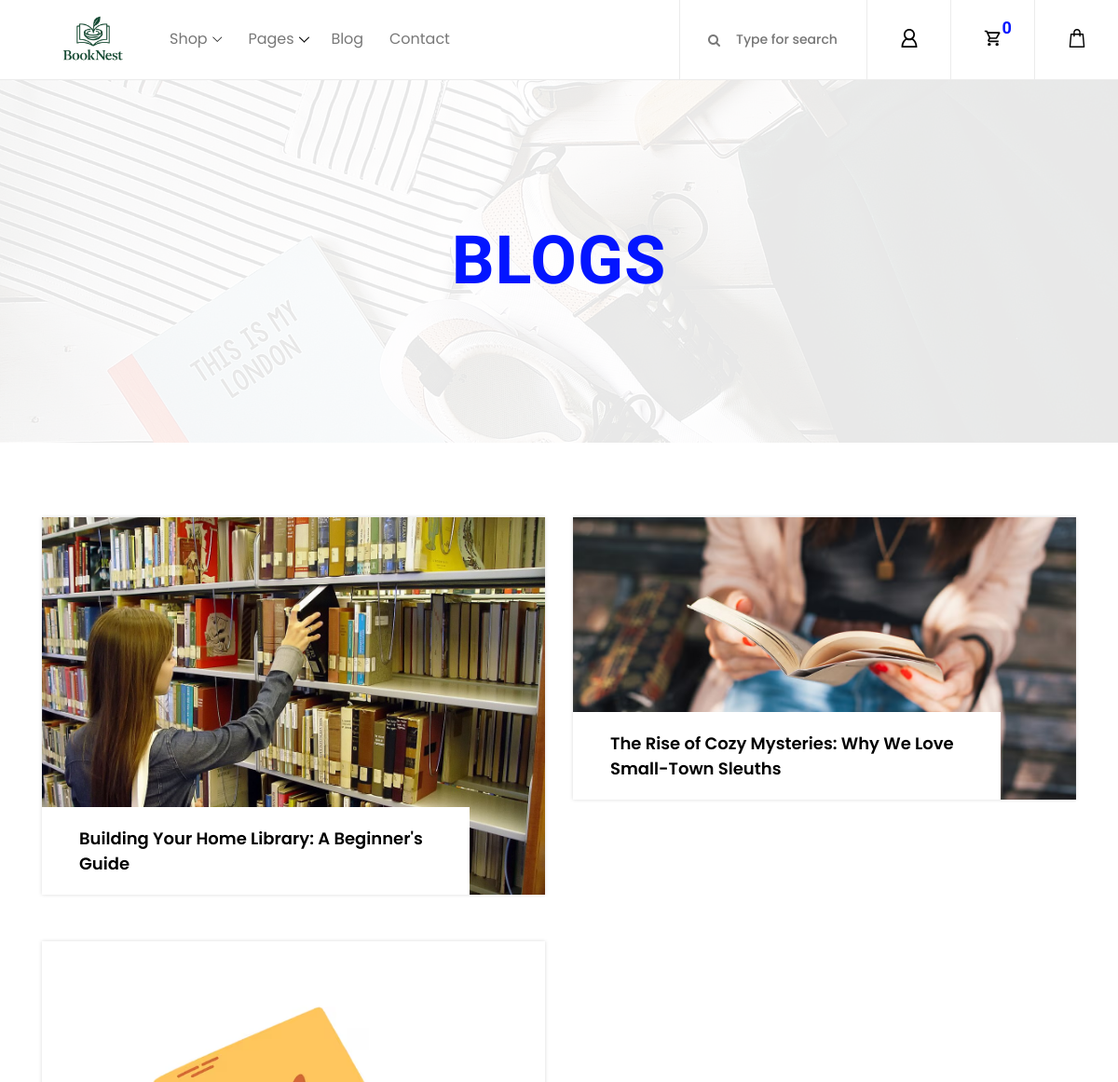
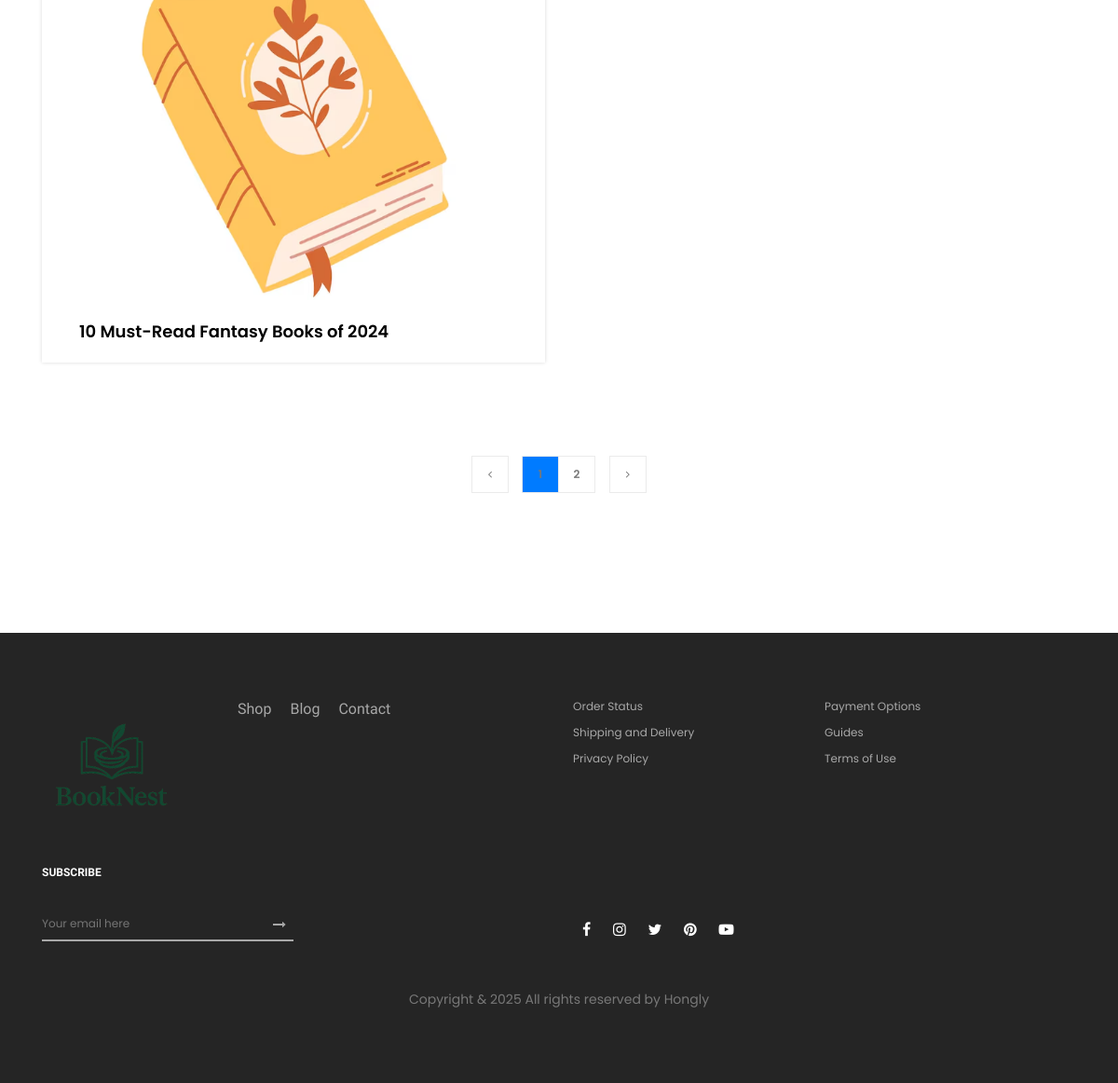
Screenshot of /blog/ with the database file from the repository (2 pictures, top to bottom).
### myapp/models.py (models this page shows, shortened)
class Blog(models.Model):
    blogID = models.AutoField(primary_key=True)
    blogName = models.CharField(max_length=200, null=True)
    blogTitle = models.CharField(max_length=200, null=True)
    blogDescription = RichTextUploadingField(null=True)
    blogImage = models.ImageField(upload_to='images/Blogs/',null=True,blank=True)
    addedDate = models.DateTimeField(auto_now_add=True, null=True)

### myapp/views.py (the view)
# urls.py: path('blog/', views.blog, name='blog'),
def blog(request):
    DTBlog = Blog.objects.all().order_by('-addedDate')
    paginator = Paginator(DTBlog, 3)
    page_number = request.GET.get('page')
    page_obj = paginator.get_page(page_number)
    context = {
        'DTBlog': page_obj,
        'page_obj': page_obj,
    }
    return render(request, 'myapp/blog.html', context)

### myapp/context_processors.py (called while the page is built)
def fiction_genres(request):
    DTFictionGenre = Genre.objects.filter(categoryId = 1)
    return {
        'DTFictionGenre': DTFictionGenre,
    }

def non_fiction_genres(request):
    DTNonFictionGenre = Genre.objects.filter(categoryId = 2)
    return {
            'DTNonFictionGenre': DTNonFictionGenre,
    }

def technology_genres(request):
    DTTechnologyGenre = Genre.objects.filter(categoryId = 3)
    return {
        'DTTechnologyGenre': DTTechnologyGenre,
    }

### myapp/templates/myapp/blog.html (shortened to what this page needs)
{% load static %}
<!DOCTYPE html>
<html lang="en">
<head>
    {% include 'Components/csslinks.html' %}
</head>
<body>
    <header class="header_area">
        {% include 'Components/navbar.html' %}
    </header>
    <div class="breadcumb_area breadcumb-style-two bg-img" style="background-image: url(static/img/bg-img/breadcumb2.jpg);">
        <div class="container h-100">
            <div class="row h-100 align-items-center">
                <div class="col-12">
                    <div class="page-title text-center">
                        <h2>Blogs</h2>
                    </div>
                </div>
            </div>
        </div>
    </div>
    <div class="blog-wrapper section-padding-80">
        {% include 'Components/Blog/blogBlogWrapper.html' %}
    </div>
    <footer class="footer_area clearfix">
        {% include 'Components/footer.html' %}
    </footer>
</body>
</html>

### myapp/templates/Components/Blog/blogBlogWrapper.html (shortened to what this page needs)
{% load static %}
<div class="container">
    <div class="row">
        {% for DTBlog in DTBlog %}
        <div class="col-12 col-lg-6">
            <div class="single-blog-area mb-50">
                <img src="{{ DTBlog.blogImage.url }}" alt="">
                <div class="post-title">
                    <a href="#" style="color: black">{{ DTBlog.blogTitle }}</a>
                </div>
            </div>
        </div>
        {% empty %}
        <div class="col-12">
            <p class="text-center">No blog posts available.</p>
        </div>
        {% endfor %}
    </div>
    {% if page_obj.has_other_pages %}
    <div class="row">
        <div class="col-12">
            <nav aria-label="Blog pagination">
                <ul class="pagination justify-content-center mt-50 mb-70">
                    {% if page_obj.has_previous %}
                        <li class="page-item">
                            <a class="page-link" href="?page={{ page_obj.previous_page_number }}">
                                <i class="fa fa-angle-left"></i>
                            </a>
                        </li>
                    {% else %}
                        <li class="page-item disabled">
                            <span class="page-link"><i class="fa fa-angle-left"></i></span>
                        </li>
                    {% endif %}
                    {% for num in page_obj.paginator.page_range %}
                        {% if page_obj.number == num %}
                            <li class="page-item active">
                                <span class="page-link">{{ num }}</span>
                            </li>
                        {% elif num > page_obj.number|add:'-3' and num < page_obj.number|add:'3' %}
                            <li class="page-item">
                                <a class="page-link" href="?page={{ num }}">{{ num }}</a>
                            </li>
                        {% endif %}
                    {% endfor %}
                    {% if page_obj.has_next %}
                        <li class="page-item">
                            <a class="page-link" href="?page={{ page_obj.next_page_number }}">
                                <i class="fa fa-angle-right"></i>
                            </a>
                        </li>
                    {% else %}
                        <li class="page-item disabled">
                            <span class="page-link"><i class="fa fa-angle-right"></i></span>
                        </li>
                    {% endif %}
                </ul>
            </nav>
        </div>
    </div>
    {% endif %}
</div>

### static/css/core-style.css (style rules this page uses)
* { margin: 0; padding: 0; }
body { font-family: "Poppins", sans-serif; font-size: 14px; background-color: #ffffff; margin-top: 85px; }
h1, h2, h3, h4, h5, h6 { color: #000000; line-height: 1.3; font-weight: 700; font-family: "Ubuntu", sans-serif; }
a { -webkit-transition: all 500ms ease 0s; transition: all 500ms ease 0s; text-decoration: none; outline: 0 solid transparent; color: #fbf5f5; font-weight: 600; font-size: 12px; }
ul, ol { margin: 0; }
ul li, ol li { list-style: none; }
img { height: auto; max-width: 100%; }
.mt-50 { margin-top: 50px !important; }
.mb-50 { margin-bottom: 50px !important; }
.mb-70 { margin-bottom: 70px !important; }
.section-padding-80 { padding-top: 80px; padding-bottom: 80px; }
.bg-img { background-position: center center; background-size: cover; background-repeat: no-repeat; }
.header_area { position: fixed; z-index: 900; top: 0; left: 0; width: 100%; border-bottom: 1px solid #ebebeb; -webkit-transition-duration: 500ms; transition-duration: 500ms; }
.pagination { position: relative; z-index: 1; }
.pagination .page-item .page-link { width: 40px; height: 40px; border: 1px solid #ebebeb; font-size: 12px; font-weight: 600; line-height: 38px; padding: 0; text-align: center; color: #787878; }
.pagination .page-item:first-child { margin-right: 15px; }
.pagination .page-item:first-child .page-link { margin-left: 0; border-top-left-radius: 0; border-bottom-left-radius: 0; }
.pagination .page-item:last-child { margin-left: 15px; }
.pagination .page-item:last-child .page-link { margin-left: 0; border-top-right-radius: 0; border-bottom-right-radius: 0; }
.footer_area { position: relative; z-index: 1; background-color: #252525; padding: 70px 0 60px; }
.breadcumb_area { position: relative; z-index: 1; width: 100%; height: 140px; }
.breadcumb_area:after { background-color: rgba(255, 255, 255, 0.9); position: absolute; width: 100%; height: 100%; left: 0; top: 0; z-index: -5; content: ''; }
.breadcumb_area .page-title h2 { font-size: 30px; text-transform: uppercase; font-weight: 700; font-family: "Ubuntu", sans-serif; letter-spacing: 1px; margin-bottom: 0; }
.breadcumb_area.breadcumb-style-two { width: 100%; height: 390px; }
.breadcumb_area.breadcumb-style-two .page-title h2 { font-size: 72px; text-transform: uppercase; font-weight: 700; font-family: "Ubuntu", sans-serif; letter-spacing: 1px; margin-bottom: 0; color: #0315ff; }
.blog-wrapper { position: relative; z-index: 1; }
.blog-wrapper .single-blog-area { position: relative; z-index: 1; box-shadow: 0 0 4px rgba(0, 0, 0, 0.15); -webkit-transition-duration: 500ms; transition-duration: 500ms; overflow: hidden; }
.blog-wrapper .single-blog-area img { width: 100%; -webkit-transition-duration: 500ms; transition-duration: 500ms; }
.blog-wrapper .single-blog-area .post-title { -webkit-transition-duration: 500ms; transition-duration: 500ms; background-color: #ffffff; padding: 20px 40px; position: absolute; bottom: 0; left: 0; width: 85%; height: auto; z-index: 10; }
.blog-wrapper .single-blog-area .post-title a { display: block; font-size: 18px; font-weight: 600; line-height: 1.5; }

### rows the page displays
Blog: blogImage (picture), blogTitle "Building Your Home Library: A Beginner's Guide"
Blog: blogImage (picture), blogTitle "The Rise of Cozy Mysteries: Why We Love Small-Town Sleuths"
Blog: blogImage (picture), blogTitle "10 Must-Read Fantasy Books of 2024"

### other values shown
{{ request.session.cart|length }} "0"
{{ num }} "2"
